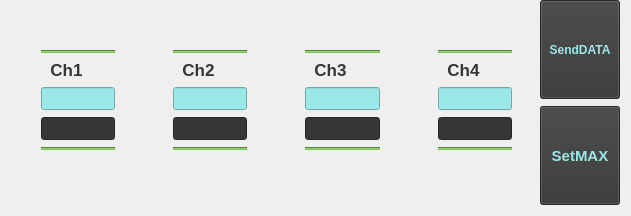
   <widget class="QWidget" name="gridLayoutWidget_2">
    <property name="geometry">
     <rect>
      <x>40</x>
      <y>55</y>
      <width>631</width>
      <height>211</height>
     </rect>
    </property>
    <layout class="QGridLayout" name="gridLayout_4">
     <property name="topMargin">
      <number>0</number>
     </property>
     <property name="horizontalSpacing">
      <number>3</number>
     </property>
     <property name="verticalSpacing">
      <number>7</number>
     </property>
     <item row="0" column="1" rowspan="2">
      <layout class="QVBoxLayout" name="verticalLayout_9">
       <property name="spacing">
        <number>7</number>
       </property>
       <property name="leftMargin">
        <number>30</number>
       </property>
       <property name="topMargin">
        <number>50</number>
       </property>
       <property name="rightMargin">
        <number>25</number>
       </property>
       <property name="bottomMargin">
        <number>55</number>
       </property>
       <item>
        <widget class="Line" name="line_5">
         <property name="styleSheet">
          <string notr="true">background-color: rgb(128, 190, 94);</string>
         </property>
         <property name="orientation">
          <enum>Qt::Horizontal</enum>
         </property>
        </widget>
       </item>
       <item>
        <widget class="QLabel" name="label_7">
         <property name="font">
          <font>
           <pointsize>13</pointsize>
           <weight>75</weight>
           <bold>true</bold>
          </font>
         </property>
         <property name="styleSheet">
          <string notr="true">color: rgb(54, 54, 54);</string>
         </property>
         <property name="text">
          <string>  Ch2</string>
         </property>
        </widget>
       </item>
       <item>
        <widget class="QLineEdit" name="lineEdit_ch2input">
         <property name="maximumSize">
          <size>
           <width>120</width>
           <height>700</height>
          </size>
         </property>
         <property name="font">
          <font>
           <pointsize>10</pointsize>
           <weight>75</weight>
           <bold>true</bold>
          </font>
         </property>
         <property name="styleSheet">
          <string notr="true">background-color: rgb(155, 232, 232);
color: rgb(0, 0, 0);</string>
         </property>
         <property name="alignment">
          <set>Qt::AlignRight|Qt::AlignTrailing|Qt::AlignVCenter</set>
         </property>
        </widget>
       </item>
       <item>
        <widget class="QLineEdit" name="lineEdit_ch2output">
         <property name="enabled">
          <bool>false</bool>
         </property>
         <property name="maximumSize">
          <size>
           <width>120</width>
           <height>700</height>
          </size>
         </property>
         <property name="font">
          <font>
           <pointsize>10</pointsize>
           <weight>75</weight>
           <bold>true</bold>
          </font>
         </property>
         <property name="styleSheet">
          <string notr="true">background-color: rgb(54, 54, 54);
color: rgb(155, 232, 232);</string>
         </property>
         <property name="alignment">
          <set>Qt::AlignRight|Qt::AlignTrailing|Qt::AlignVCenter</set>
         </property>
        </widget>
       </item>
       <item>
        <widget class="Line" name="line_4">
         <property name="styleSheet">
          <string notr="true">background-color: rgb(128, 190, 94);</string>
         </property>
         <property name="orientation">
          <enum>Qt::Horizontal</enum>
         </property>
        </widget>
       </item>
      </layout>
     </item>
     <item row="1" column="4">
      <widget class="QPushButton" name="pushButton_setmax">
       <property name="maximumSize">
        <size>
         <width>80</width>
         <height>100</height>
        </size>
       </property>
       <property name="font">
        <font>
         <pointsize>11</pointsize>
         <weight>75</weight>
         <bold>true</bold>
        </font>
       </property>
       <property name="styleSheet">
        <string notr="true">background-color: rgb(54, 54, 54);
color: rgb(155, 232, 232);</string>
       </property>
       <property name="text">
        <string>SetMAX</string>
       </property>
      </widget>
     </item>
     <item row="0" column="4">
      <widget class="QPushButton" name="pushButton_send">
       <property name="maximumSize">
        <size>
         <width>80</width>
         <height>100</height>
        </size>
       </property>
       <property name="font">
        <font>
         <pointsize>9</pointsize>
         <weight>75</weight>
         <italic>false</italic>
         <bold>true</bold>
         <underline>false</underline>
        </font>
       </property>
       <property name="styleSheet">
        <string notr="true">background-color: rgb(54, 54, 54);
color: rgb(155, 232, 232);</string>
       </property>
       <property name="text">
        <string>SendDATA</string>
       </property>
      </widget>
     </item>
     <item row="0" column="0" rowspan="2">
      <layout class="QVBoxLayout" name="verticalLayout_8" stretch="0,0,0,0,0">
       <property name="spacing">
        <number>7</number>
       </property>
       <property name="sizeConstraint">
        <enum>QLayout::SetDefaultConstraint</enum>
       </property>
       <property name="leftMargin">
        <number>30</number>
       </property>
       <property name="topMargin">
        <number>50</number>
       </property>
       <property name="rightMargin">
        <number>25</number>
       </property>
       <property name="bottomMargin">
        <number>55</number>
       </property>
       <item>
        <widget class="Line" name="line_3">
         <property name="styleSheet">
          <string notr="true">background-color: rgb(128, 190, 94);</string>
         </property>
         <property name="orientation">
          <enum>Qt::Horizontal</enum>
         </property>
        </widget>
       </item>
       <item>
        <widget class="QLabel" name="label_6">
         <property name="font">
          <font>
           <pointsize>13</pointsize>
           <weight>75</weight>
           <bold>true</bold>
          </font>
         </property>
         <property name="styleSheet">
          <string notr="true">color: rgb(54, 54, 54);</string>
         </property>
         <property name="text">
          <string>  Ch1</string>
         </property>
        </widget>
       </item>
       <item>
        <widget class="QLineEdit" name="lineEdit_ch1input">
         <property name="sizePolicy">
          <sizepolicy hsizetype="Maximum" vsizetype="Fixed">
           <horstretch>0</horstretch>
           <verstretch>0</verstretch>
          </sizepolicy>
         </property>
         <property name="maximumSize">
          <size>
           <width>116</width>
           <height>700</height>
          </size>
         </property>
         <property name="baseSize">
          <size>
           <width>0</width>
           <height>0</height>
          </size>
         </property>
         <property name="font">
          <font>
           <pointsize>10</pointsize>
           <weight>75</weight>
           <bold>true</bold>
          </font>
         </property>
         <property name="styleSheet">
          <string notr="true">background-color: rgb(155, 232, 232);
color: rgb(0, 0, 0);</string>
         </property>
         <property name="frame">
          <bool>true</bool>
         </property>
         <property name="alignment">
          <set>Qt::AlignRight|Qt::AlignTrailing|Qt::AlignVCenter</set>
         </property>
        </widget>
       </item>
       <item>
        <widget class="QLineEdit" name="lineEdit_ch1output">
         <property name="enabled">
          <bool>false</bool>
         </property>
         <property name="sizePolicy">
          <sizepolicy hsizetype="Maximum" vsizetype="Maximum">
           <horstretch>0</horstretch>
           <verstretch>0</verstretch>
          </sizepolicy>
         </property>
         <property name="maximumSize">
          <size>
           <width>120</width>
           <height>700</height>
          </size>
         </property>
         <property name="font">
          <font>
           <pointsize>10</pointsize>
           <weight>75</weight>
           <bold>true</bold>
          </font>
         </property>
         <property name="styleSheet">
          <string notr="true">background-color: rgb(54, 54, 54);
color: rgb(155, 232, 232);</string>
         </property>
         <property name="alignment">
          <set>Qt::AlignRight|Qt::AlignTrailing|Qt::AlignVCenter</set>
         </property>
        </widget>
       </item>
       <item>
        <widget class="Line" name="line_2">
         <property name="styleSheet">
          <string notr="true">background-color: rgb(128, 190, 94);</string>
         </property>
         <property name="orientation">
          <enum>Qt::Horizontal</enum>
         </property>
        </widget>
       </item>
      </layout>
     </item>
     <item row="0" column="3" rowspan="2">
      <layout class="QVBoxLayout" name="verticalLayout_11">
       <property name="spacing">
        <number>7</number>
       </property>
       <property name="leftMargin">
        <number>30</number>
       </property>
       <property name="topMargin">
        <number>50</number>
       </property>
       <property name="rightMargin">
        <number>25</number>
       </property>
       <property name="bottomMargin">
        <number>55</number>
       </property>
       <item>
        <widget class="Line" name="line_9">
         <property name="styleSheet">
          <string notr="true">background-color: rgb(128, 190, 94);</string>
         </property>
         <property name="orientation">
          <enum>Qt::Horizontal</enum>
         </property>
        </widget>
       </item>
       <item>
        <widget class="QLabel" name="label_9">
         <property name="font">
          <font>
           <pointsize>13</pointsize>
           <weight>75</weight>
           <bold>true</bold>
          </font>
         </property>
         <property name="styleSheet">
          <string notr="true">color: rgb(54, 54, 54);</string>
         </property>
         <property name="text">
          <string>  Ch4</string>
         </property>
        </widget>
       </item>
       <item>
        <widget class="QLineEdit" name="lineEdit_ch4input">
         <property name="maximumSize">
          <size>
           <width>120</width>
           <height>700</height>
          </size>
         </property>
         <property name="font">
          <font>
           <pointsize>10</pointsize>
           <weight>75</weight>
           <bold>true</bold>
          </font>
         </property>
         <property name="styleSheet">
          <string notr="true">background-color: rgb(155, 232, 232);
color: rgb(0, 0, 0);</string>
         </property>
         <property name="alignment">
          <set>Qt::AlignRight|Qt::AlignTrailing|Qt::AlignVCenter</set>
         </property>
        </widget>
       </item>
       <item>
        <widget class="QLineEdit" name="lineEdit_ch4output">
         <property name="enabled">
          <bool>false</bool>
         </property>
         <property name="maximumSize">
          <size>
           <width>120</width>
           <height>700</height>
          </size>
         </property>
         <property name="font">
          <font>
           <pointsize>10</pointsize>
           <weight>75</weight>
           <bold>true</bold>
          </font>
         </property>
         <property name="styleSheet">
          <string notr="true">background-color: rgb(54, 54, 54);
color: rgb(155, 232, 232);</string>
         </property>
         <property name="alignment">
          <set>Qt::AlignRight|Qt::AlignTrailing|Qt::AlignVCenter</set>
         </property>
        </widget>
       </item>
       <item>
        <widget class="Line" name="line_8">
         <property name="styleSheet">
          <string notr="true">background-color: rgb(128, 190, 94);</string>
         </property>
         <property name="orientation">
          <enum>Qt::Horizontal</enum>
         </property>
        </widget>
       </item>
      </layout>
     </item>
     <item row="0" column="2" rowspan="2">
      <layout class="QVBoxLayout" name="verticalLayout_10">
       <property name="spacing">
        <number>7</number>
       </property>
       <property name="leftMargin">
        <number>30</number>
       </property>
       <property name="topMargin">
        <number>50</number>
       </property>
       <property name="rightMargin">
        <number>25</number>
       </property>
       <property name="bottomMargin">
        <number>55</number>
       </property>
       <item>
        <widget class="Line" name="line_7">
         <property name="styleSheet">
          <string notr="true">background-color: rgb(128, 190, 94);</string>
         </property>
         <property name="orientation">
          <enum>Qt::Horizontal</enum>
         </property>
        </widget>
       </item>
       <item>
        <widget class="QLabel" name="label_8">
         <property name="font">
          <font>
           <pointsize>13</pointsize>
           <weight>75</weight>
           <bold>true</bold>
          </font>
         </property>
         <property name="styleSheet">
          <string notr="true">color: rgb(54, 54, 54);</string>
         </property>
         <property name="text">
          <string>  Ch3</string>
         </property>
        </widget>
       </item>
       <item>
        <widget class="QLineEdit" name="lineEdit_ch3input">
         <property name="maximumSize">
          <size>
           <width>120</width>
           <height>700</height>
          </size>
         </property>
         <property name="font">
          <font>
           <pointsize>10</pointsize>
           <weight>75</weight>
           <bold>true</bold>
          </font>
         </property>
         <property name="styleSheet">
          <string notr="true">background-color: rgb(155, 232, 232);
color: rgb(0, 0, 0);</string>
         </property>
         <property name="alignment">
          <set>Qt::AlignRight|Qt::AlignTrailing|Qt::AlignVCenter</set>
         </property>
        </widget>
       </item>
       <item>
        <widget class="QLineEdit" name="lineEdit_ch3output">
         <property name="enabled">
          <bool>false</bool>
         </property>
         <property name="maximumSize">
          <size>
           <width>120</width>
           <height>700</height>
          </size>
         </property>
         <property name="font">
          <font>
           <pointsize>10</pointsize>
           <weight>75</weight>
           <bold>true</bold>
          </font>
         </property>
         <property name="styleSheet">
          <string notr="true">background-color: rgb(54, 54, 54);
color: rgb(155, 232, 232);</string>
         </property>
         <property name="alignment">
          <set>Qt::AlignRight|Qt::AlignTrailing|Qt::AlignVCenter</set>
         </property>
        </widget>
       </item>
       <item>
        <widget class="Line" name="line_6">
         <property name="styleSheet">
          <string notr="true">background-color: rgb(128, 190, 94);</string>
         </property>
         <property name="orientation">
          <enum>Qt::Horizontal</enum>
         </property>
        </widget>
       </item>
      </layout>
     </item>
    </layout>
   </widget>
